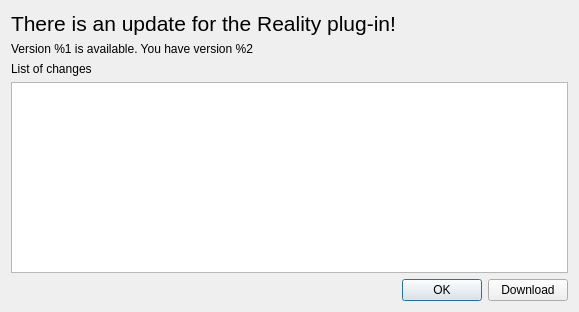
<?xml version="1.0" encoding="UTF-8"?>
<ui version="4.0">
 <class>ReUpdateNotification</class>
 <widget class="QDialog" name="ReUpdateNotification">
  <property name="geometry">
   <rect>
    <x>0</x>
    <y>0</y>
    <width>579</width>
    <height>312</height>
   </rect>
  </property>
  <property name="windowTitle">
   <string>An update to Reality is available!</string>
  </property>
  <layout class="QVBoxLayout" name="verticalLayout_2">
   <item>
    <layout class="QVBoxLayout" name="verticalLayout">
     <item>
      <widget class="QLabel" name="label">
       <property name="text">
        <string>&lt;!DOCTYPE HTML PUBLIC &quot;-//W3C//DTD HTML 4.0//EN&quot; &quot;http://www.w3.org/TR/REC-html40/strict.dtd&quot;&gt;
&lt;html&gt;&lt;head&gt;&lt;meta name=&quot;qrichtext&quot; content=&quot;1&quot; /&gt;&lt;style type=&quot;text/css&quot;&gt;
p, li { white-space: pre-wrap; }
&lt;/style&gt;&lt;/head&gt;&lt;body style=&quot; font-family:'Lucida Grande'; font-size:13pt; font-weight:400; font-style:normal;&quot;&gt;
&lt;p style=&quot; margin-top:0px; margin-bottom:0px; margin-left:0px; margin-right:0px; -qt-block-indent:0; text-indent:0px;&quot;&gt;&lt;span style=&quot; font-size:16pt;&quot;&gt;There is an update for the Reality plug-in!&lt;/span&gt;&lt;/p&gt;&lt;/body&gt;&lt;/html&gt;</string>
       </property>
       <property name="openExternalLinks">
        <bool>false</bool>
       </property>
      </widget>
     </item>
     <item>
      <widget class="QLabel" name="buildNumbers">
       <property name="text">
        <string>Version %1 is available. You have version %2</string>
       </property>
      </widget>
     </item>
     <item>
      <widget class="QLabel" name="label_2">
       <property name="text">
        <string>List of changes</string>
       </property>
      </widget>
     </item>
     <item>
      <widget class="QTextBrowser" name="revisionChanges">
       <property name="openExternalLinks">
        <bool>true</bool>
       </property>
      </widget>
     </item>
    </layout>
   </item>
   <item>
    <layout class="QHBoxLayout" name="horizontalLayout">
     <item>
      <spacer name="horizontalSpacer">
       <property name="orientation">
        <enum>Qt::Horizontal</enum>
       </property>
       <property name="sizeHint" stdset="0">
        <size>
         <width>40</width>
         <height>20</height>
        </size>
       </property>
      </spacer>
     </item>
     <item>
      <widget class="QPushButton" name="btnClose">
       <property name="text">
        <string>OK</string>
       </property>
      </widget>
     </item>
     <item>
      <widget class="QPushButton" name="btnDownload">
       <property name="text">
        <string>Download</string>
       </property>
      </widget>
     </item>
    </layout>
   </item>
  </layout>
 </widget>
 <resources/>
 <connections/>
</ui>
